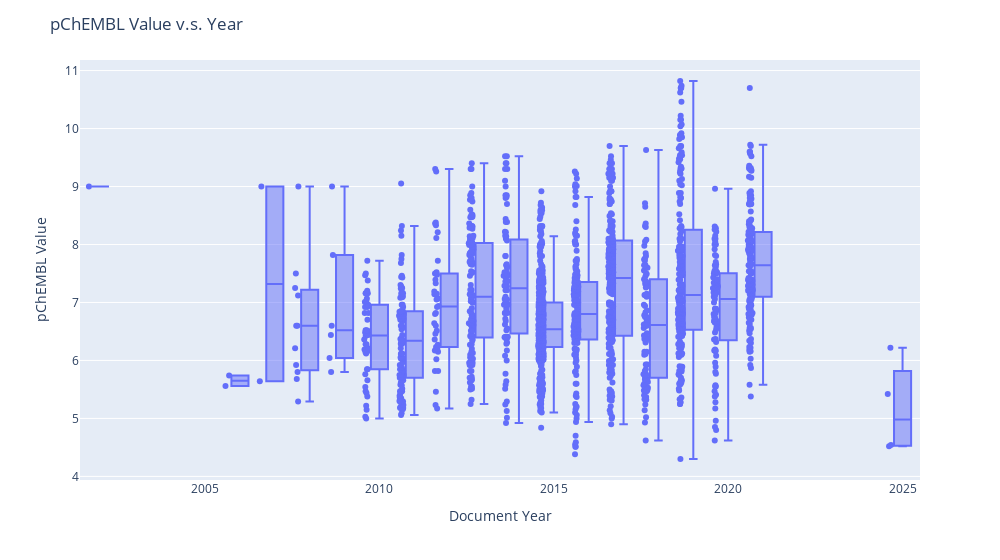

Notebook cell for this chart:
### Markdown cell above
### pChEMBL Value box by Year

### Code cell
import plotly.express as px
fig = px.box(
    df,
    x='Document Year',
    y='pChEMBL Value',
    points='all',
)
fig.update_layout(
    title='pChEMBL Value v.s. Year',
    showlegend=False, # Legendのon/off
    width=1000,
    # height=700
    ) 
fig.show()

### Figure 1 — Plotly figure (JSON) as saved in the notebook; plotly's stock layout.template omitted (floating-point values rounded to 4 significant figures; data arrays with more than 128 entries replaced by an {"elided": "..."} marker saying what was removed)
{"data": [{"alignmentgroup": "True", "boxpoints": "all", "hovertemplate": "Document Year=%{x}<br>pChEMBL Value=%{y}<extra></extra>", "legendgroup": "", "marker": {"color": "#636efa"}, "name": "", "notched": false, "offsetgroup": "", "orientation": "v", "showlegend": false, "type": "box", "x": {"elided": "1811 int values"}, "x0": " ", "xaxis": "x", "y": {"elided": "1811 float values"}, "y0": " ", "yaxis": "y"}], "layout": {"boxmode": "group", "legend": {"tracegroupgap": 0}, "margin": {"t": 60}, "showlegend": false, "title": {"text": "pChEMBL Value v.s. Year"}, "width": 1000, "xaxis": {"anchor": "y", "domain": [0, 1], "title": {"text": "Document Year"}}, "yaxis": {"anchor": "x", "domain": [0, 1], "title": {"text": "pChEMBL Value"}}}}
